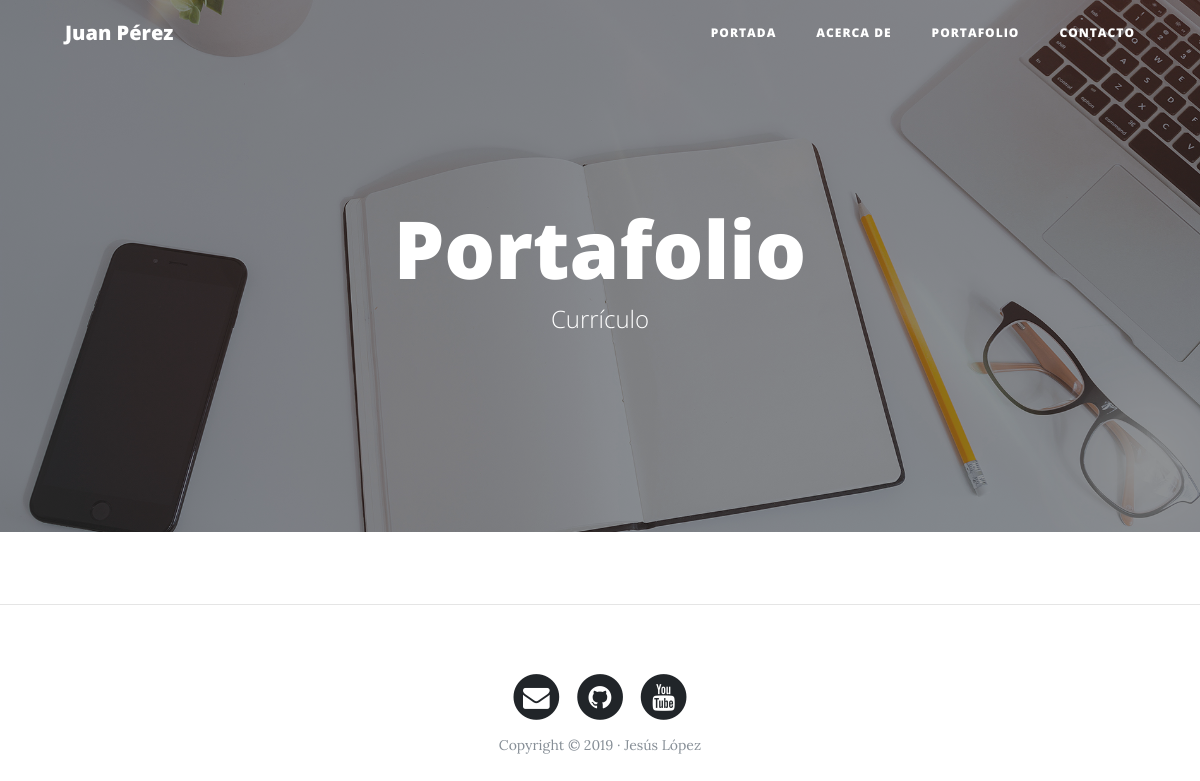
/portfolio/, run on an earlier commit of the app's database.
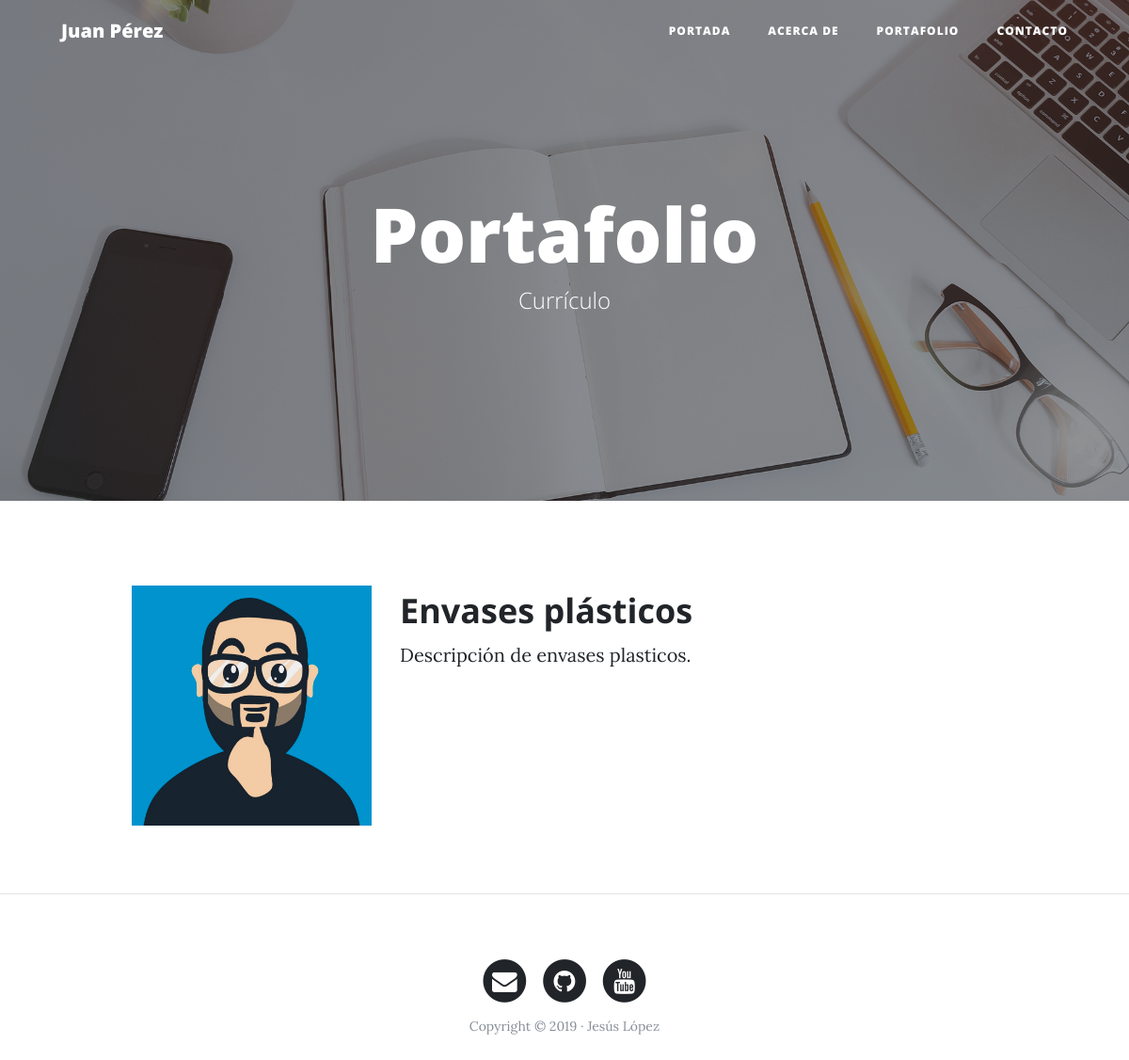
And on a later commit of the database.
### portfolio/models.py (models this page shows, shortened)
class Project(models.Model):
    title = models.CharField(max_length=200, verbose_name='Título')
    description = models.TextField(verbose_name='Descripción')
    image = models.ImageField(verbose_name='Imagen', upload_to='projects')
    link = models.URLField(verbose_name='Dirección web', null=True, blank=True)
    created_at = models.DateTimeField(auto_now_add=True, verbose_name='Fecha Creación')
    updated_at = models.DateTimeField(auto_now=True, verbose_name='Fecha Actualización')
    class Meta:
        verbose_name = 'proyecto'
        verbose_name_plural = 'proyectos'
        ordering = ['-created_at']

### portfolio/views.py (the view)
# urls.py: path('portfolio/', portfolio_views.portfolio, name='portfolio'),
def portfolio(request):
    projects = Project.objects.all()
    return render(request, "portfolio/portfolio.html", {'projects':projects})

### portfolio/templates/portfolio/portfolio.html (shortened to what this page needs)
{% extends 'core/base.html' %}
{% block headers %}
<h1>Portafolio</h1>
                  <span class="subheading">Currículo</span>
{% endblock %}
{% block background %}{% load static %}{% static 'core/img/portfolio-bg.jpg' %}{% endblock %}
{% block content %}
{% load static %}
    {% for project in projects %}
        <div class="row project">
            <div class="col-lg-3 col-md-4 offset-lg-1">
                <img class="img-fluid" src="{{project.image.url}}" alt="">
            </div>
          <div class="col-lg-7 col-md-8">
                <h2 class="section-heading title">{{project.title}}</h2>
            <p>{{project.description}}</p>
            </div>
        </div>
        </div>
    {% endfor %}
{% endblock %}

### core/templates/core/base.html (shortened to what this page needs)
<!DOCTYPE html>
<html lang="es">
  <head>
    {% load static %}
    <link href="{% static 'core/vendor/bootstrap/css/bootstrap.min.css' %}" rel="stylesheet">
    <link href="{% static 'core/vendor/font-awesome/css/font-awesome.min.css' %}" rel="stylesheet" type="text/css">
    <link href="{% static 'core/css/clean-blog.min.css' %}" rel="stylesheet">
  </head>
  <body>
    <nav class="navbar navbar-expand-lg navbar-light fixed-top" id="mainNav">
      <div class="container">
        <a class="navbar-brand" href="{% url 'home' %}">Juan Pérez</a>
        <div class="collapse navbar-collapse" id="navbarResponsive">
          <ul class="navbar-nav ml-auto">
            <li class="nav-item">
              <a class="nav-link" href="{% url 'home' %}">Portada</a>
            </li>
            <li class="nav-item">
              <a class="nav-link" href="{% url 'about' %}">Acerca de</a>
            </li>
            <li class="nav-item">
              <a class="nav-link" href="{% url 'portfolio' %}">Portafolio</a>
            </li>
            <li class="nav-item">
              <a class="nav-link" href="{% url 'contact' %}">Contacto</a>
            </li>
          </ul>
        </div>
      </div>
    </nav>
    <header class="masthead" style="background-image: url('{% block background %}{% endblock %}')">
      <div class="overlay"></div>
      <div class="container">
        <div class="row">
          <div class="col-lg-8 col-md-10 mx-auto">
            <div class="site-heading">
                {% block headers %}{% endblock %}
            </div>
          </div>
        </div>
      </div>
    </header>
<div class="container">
        {% block content %}{% endblock %}
</div>
{% if request.path != "/" %}
<hr>
{% endif %}
    <footer>
      <div class="container">
        <div class="row">
          <div class="col-lg-8 col-md-10 mx-auto">
            <ul class="list-inline text-center">
              <li class="list-inline-item">
                <a href="#">
                  <span class="fa-stack fa-lg">
                    <i class="fa fa-circle fa-stack-2x"></i>
                    <i class="fa fa-envelope fa-stack-1x fa-inverse"></i>
                  </span>
                </a>
              </li>
              <li class="list-inline-item">
                <a href="#">
                  <span class="fa-stack fa-lg">
                    <i class="fa fa-circle fa-stack-2x"></i>
                    <i class="fa fa-github fa-stack-1x fa-inverse"></i>
                  </span>
                </a>
              </li>
              <li class="list-inline-item">
                <a href="#">
                  <span class="fa-stack fa-lg">
                    <i class="fa fa-circle fa-stack-2x"></i>
                    <i class="fa fa-youtube fa-stack-1x fa-inverse"></i>
                  </span>
                </a>
              </li>
            </ul>
            <p class="copyright text-muted">Copyright &copy; 2019 · Jesús López </p>
          </div>
        </div>
      </div>
    </footer>
  </body>
</html>

What changed in the data, as far as the page shows it:
added Project: image (placeholder picture), title "Envases plásticos", description "Descripción de envases plasticos."
